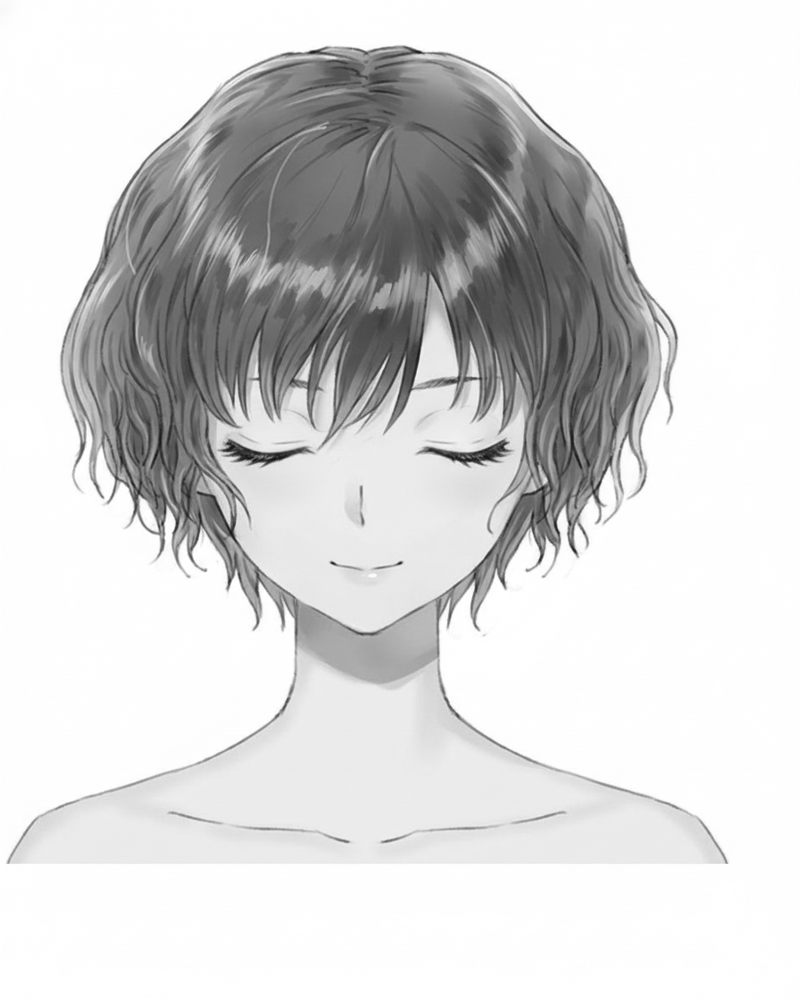
#> input picture views/blink_center.png, 800 x 1000 px
$ python -i clawra_art.py   (imports and definitions only)
#> lines starting #> are read from the running program, lines starting #| are printed output that depends on the picture
#!/usr/bin/env python3
"""
clawra_art.py - Draw Clawra in your terminal

Usage:
    python clawra_art.py              # Full display (banner + character + info)
    python clawra_art.py --banner     # Logo banner only
    python clawra_art.py --character  # ASCII character art only
    python clawra_art.py --image      # High-quality image conversion (requires Pillow)
    python clawra_art.py --image -w 60  # Custom width for image mode
    python clawra_art.py --pixel      # Pixel art version using half-blocks
    python clawra_art.py --all        # Show everything

Requires: Python 3.6+
Optional: Pillow (pip install Pillow) for --image mode
"""

import sys
import os
import shutil
import argparse
import tempfile
import urllib.request

# ─── ANSI Helpers ────────────────────────────────────────────

RST  = "\033[0m"
BOLD = "\033[1m"
DIM  = "\033[2m"

def fg(r, g, b):
    return f"\033[38;2;{r};{g};{b}m"

def bg(r, g, b):
    return f"\033[48;2;{r};{g};{b}m"

# ─── Color Palette ───────────────────────────────────────────

PINK    = fg(255, 100, 150)
LPINK   = fg(255, 180, 200)
BLUE    = fg(130, 190, 255)
HAIR    = fg(45, 35, 28)
SKIN    = fg(255, 218, 185)
WHITE   = fg(255, 255, 255)
GRAY    = fg(130, 130, 130)
DGRAY   = fg(80, 80, 80)
RED     = fg(255, 80, 100)
CREAM   = fg(250, 245, 238)
EYE_D   = fg(50, 38, 30)
BLUSH   = fg(255, 180, 175)

# ─── Logo Banner ─────────────────────────────────────────────

# [53 lines left out: functions banner, character_art, not called in this run]

# ─── Pixel Art (half-block rendering) ───────────────────────

# Palette for pixel art: char → (R, G, B)
PIXEL_PALETTE = {
    '.': None,                     # transparent
    'H': (40, 32, 25),            # hair dark
    'h': (70, 55, 45),            # hair highlight
    'S': (255, 215, 180),         # skin
    's': (240, 198, 165),         # skin shadow
    'E': (45, 33, 26),            # eye dark
    'W': (255, 255, 255),         # white (eye)
    'w': (220, 230, 255),         # eye highlight
    'B': (255, 178, 172),         # blush
    'M': (235, 108, 128),         # mouth
    'L': (220, 85, 105),          # lip dark
    'C': (248, 244, 240),         # clothing
    'D': (75, 75, 80),            # clothing dark
    'P': (255, 175, 195),         # ear pink
    'N': (245, 200, 175),         # nose
    'K': (255, 255, 255),         # teeth
}

# 26 wide × 34 tall pixel grid  →  26 chars × 17 terminal lines
# Cute chibi girl with cat ears and long dark hair
PIXEL_ROWS = [
    #0         1         2
    #0123456789012345678901234 5
    "......H............H......",  # 0   ear tips
    ".....HH............HH.....",  # 1
    "....HPH............HPH....",  # 2
    "...HPPH............HPPH...",  # 3
    "..HPPHHHHHHHHHHHHHHHPPH...",  # 4   ears meet head
    ".HHHHHHHHHHHHHHHHHHHHHHHH..",  # 5   hair dome
    ".HHHHhHHHHHHHHHHhHHHHHH..",  # 6   highlights
    ".HHHHHHHHHHHHHHHHHHHHHHHH..",  # 7
    ".HHSSSSSSSSSSSSSSSSSSSSHH..",  # 8   forehead
    ".HHsHHhHHHHHHHHHHhHHsHH..",  # 9   bangs
    ".HHsHhHHhHHHHhHHhHHsHH...",  # 10  bangs detail
    ".HHSSSSSSSSSSSSSSSSSSSSHH..",  # 11  face
    ".HHSS.WWEEE..WWEEE.SSSHH..",  # 12  eyes
    ".HHSS.WWEEE..WWEEE.SSSHH..",  # 13  eyes
    ".HHSS.WwEEE..WwEEE.SSSHH..",  # 14  eye highlight
    ".HHSSS.EEE....EEE.SSSSHH..",  # 15  below eyes
    "..HSSB...........BSSSHH...",  # 16  blush
    "..HSSSSS...N...SSSSHH.....",  # 17  nose
    "..HHSSSS.MMMM.SSSSHH.....",  # 18  mouth
    "..HHSSSS.MKKM.SSSHH......",  # 19  teeth
    "...HHSSSSSSSSSSSSHH.......",  # 20  chin
    "...HHHHSSSSSSSSHHHH.......",  # 21
    "....HHH...SS...HHH........",  # 22  neck
    "....HH..SSSSSS..HH........",  # 23
    "...HHH..CCCCCC..HHH.......",  # 24  clothing top
    "..HHHH..CDCDCD..HHHH......",  # 25  clothing pattern
    ".HHHHH.CCCCCCCC.HHHHH.....",  # 26
    "HHHHHH.CCCCCCCC.HHHHHH....",  # 27
    "HHHHH...........HHHHHHH...",  # 28  hair flowing
    "HHHH.............HHHHHH...",  # 29
    "HHH...............HHHHH...",  # 30
    "HH.................HHHH...",  # 31
]

# [52 lines left out: function render_pixel_art, not called in this run]

# ─── Image-to-Terminal Converter ─────────────────────────────

CLAWRA_IMG_URL = "https://cdn.jsdelivr.net/gh/SumeLabs/clawra@main/assets/clawra.png"

# [59 lines left out: functions download_reference_image, image_to_terminal, not called in this run]

# ─── Braille Art Converter ───────────────────────────────────

def image_to_braille(img_path, width=60):
    """Convert image to braille characters with true color (higher detail)"""
#> called with img_path = 'views/blink_center.png', width = 60
    try:
        from PIL import Image
    except ImportError:
        return None

    img = Image.open(img_path).convert('RGBA')

    # Braille character = 2 wide × 4 tall dots
    pixel_w = width * 2
    aspect_ratio = img.height / img.width
#> aspect_ratio = 1.25
    pixel_h = int(pixel_w * aspect_ratio)
#> pixel_h = 150
    pixel_h = (pixel_h // 4) * 4  # round to multiple of 4
#> pixel_h = 148

    img_resized = img.resize((pixel_w, pixel_h), Image.LANCZOS)
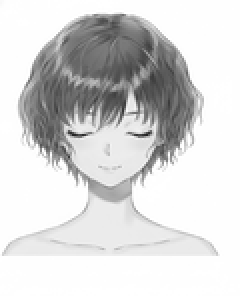
#> img_resized: PIL image 120x148 RGBA (shown 2 times larger); mean R, G, B, A 214.3, 214.3, 214.3, 255
    img_rgb = img_resized.convert('RGB')
    img_gray = img_resized.convert('L')

    rgb_data = list(img_rgb.getdata())
#> rgb_data = 17760 items, first 6: (249, 249, 249), (250, 250, 250), (253, 253, 253), (254, 254, 254), (254, 254, 254), (254, 254, 254)
    gray_data = list(img_gray.getdata())
#> gray_data = 17760 values, max 255 at index 9, min 35 at index 8113, mean 214.3

    # Braille dot positions:  [0] [3]
    #                         [1] [4]
    #                         [2] [5]
    #                         [6] [7]
    dot_map = [
        (0, 0, 0x01), (1, 0, 0x08),
        (0, 1, 0x02), (1, 1, 0x10),
        (0, 2, 0x04), (1, 2, 0x20),
        (0, 3, 0x40), (1, 3, 0x80),
    ]

    threshold = 160
    lines = []

    for by in range(0, pixel_h, 4):
        line = ""
        for bx in range(0, pixel_w, 2):
            code = 0x2800
            r_sum, g_sum, b_sum, count = 0, 0, 0, 0

            for dx, dy, bit in dot_map:
                px, py = bx + dx, by + dy
                if px < pixel_w and py < pixel_h:
                    idx = py * pixel_w + px
                    if gray_data[idx] < threshold:
                        code |= bit
                    r, g, b = rgb_data[idx]
                    r_sum += r
                    g_sum += g
                    b_sum += b
                    count += 1

            if count > 0:
                ar = r_sum // count
                ag = g_sum // count
                ab = b_sum // count
                line += fg(ar, ag, ab) + chr(code)
            else:
                line += " "

        lines.append(line + RST)
#> after the loop, lines = 37 items

    return "\n".join(lines)

# ─── Classic ASCII Art (character density shading) ───────────

# Character ramps: light → dark (for dark terminal backgrounds where text is bright)
ASCII_RAMPS = {
    'simple':  ' .:-=+*#%@',
    'detailed': ' .\'`^",:;Il!i><~+_-?][}{1)(|/tfjrxnuvczXYUJCLQ0OZmwqpdbkhao*#MW&8%B@$',
    'blocks':  ' ░▒▓█',
    'minimal': ' .:░▒▓█',
}

# [186 lines left out: functions image_to_ascii, info_text, main, not called in this run]


# [2 lines not run here, left out]

>>> result = image_to_braille('views/blink_center.png')

$ run again, on views/blink_down_mleft.png
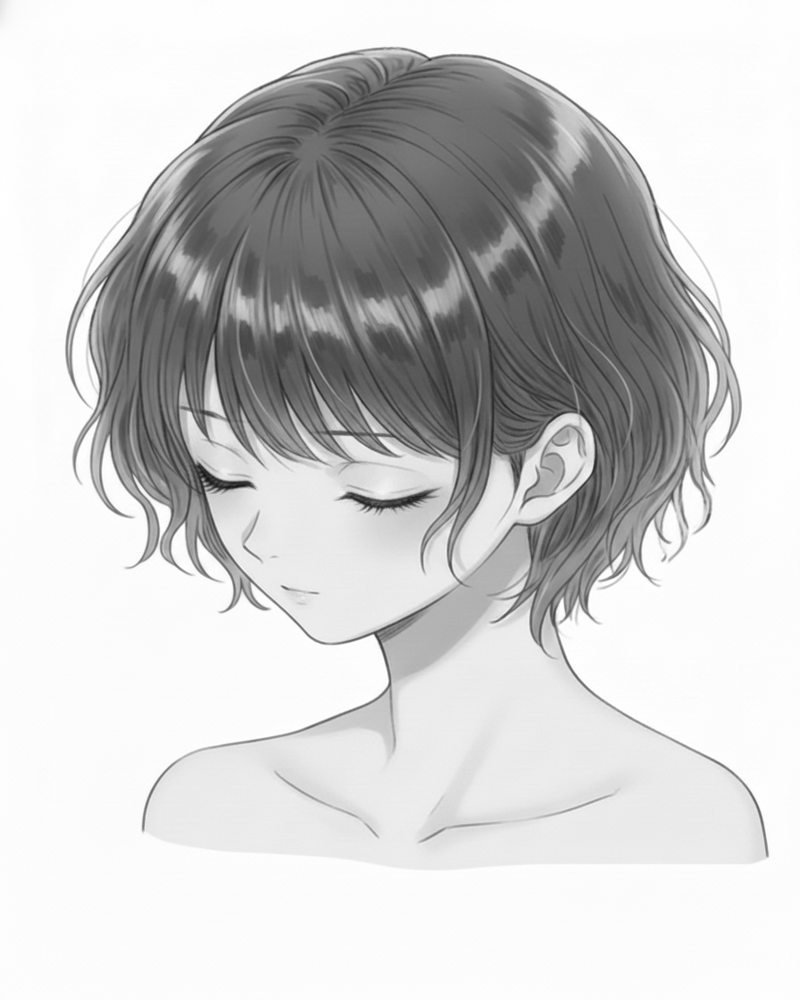
#> input picture views/blink_down_mleft.png, 800 x 1000 px
#> in image_to_braille, `img_resized = img.resize((pixel_w, pixel_h), Image.LANCZOS)`:
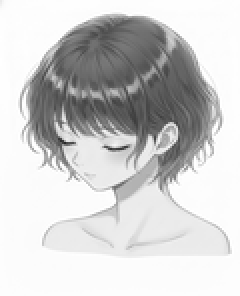
#> img_resized: PIL image 120x148 RGBA (shown 2 times larger); mean R, G, B, A 205.9, 205.9, 205.9, 255
#> rgb_data = 17760 items, first 6: (234, 234, 234), (244, 244, 244), (250, 250, 250), (251, 251, 251), (252, 252, 252), (252, 252, 252)
#> gray_data = 17760 values, max 255 at index 657, min 38 at index 8552, mean 205.9
#> after the loop in image_to_braille, `for by in range(0, pixel_h, 4):`: lines = 37 items

$ run again, on views/blink_down_mright.png
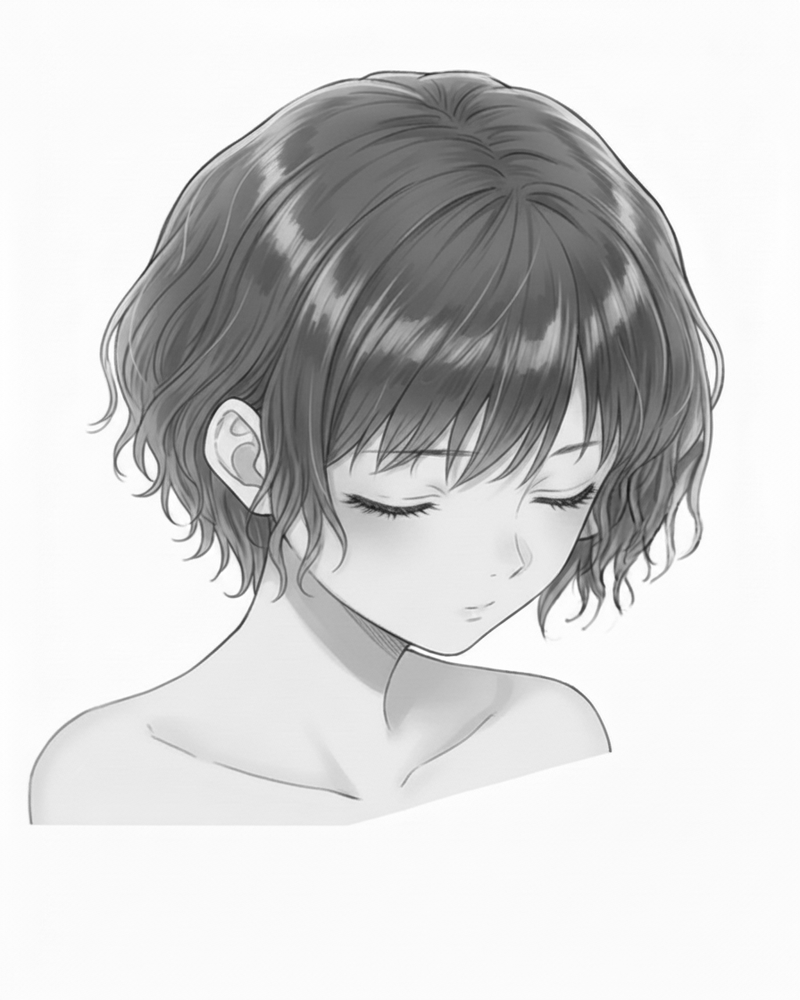
#> input picture views/blink_down_mright.png, 800 x 1000 px
#> in image_to_braille, `img_resized = img.resize((pixel_w, pixel_h), Image.LANCZOS)`:
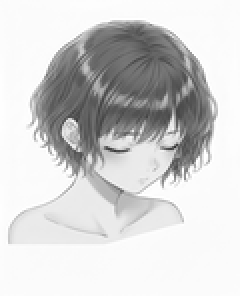
#> img_resized: PIL image 120x148 RGBA (shown 2 times larger); mean R, G, B, A 209.6, 209.6, 209.6, 255
#> rgb_data = 17760 items, first 6: (251, 251, 251), (251, 251, 251), (252, 252, 252), (251, 251, 251), (252, 252, 252), (252, 252, 252)
#> gray_data = 17760 values, max 255 at index 1135, min 51 at index 8847, mean 209.6
#> after the loop in image_to_braille, `for by in range(0, pixel_h, 4):`: lines = 37 items

$ run again, on views/blink_left.png
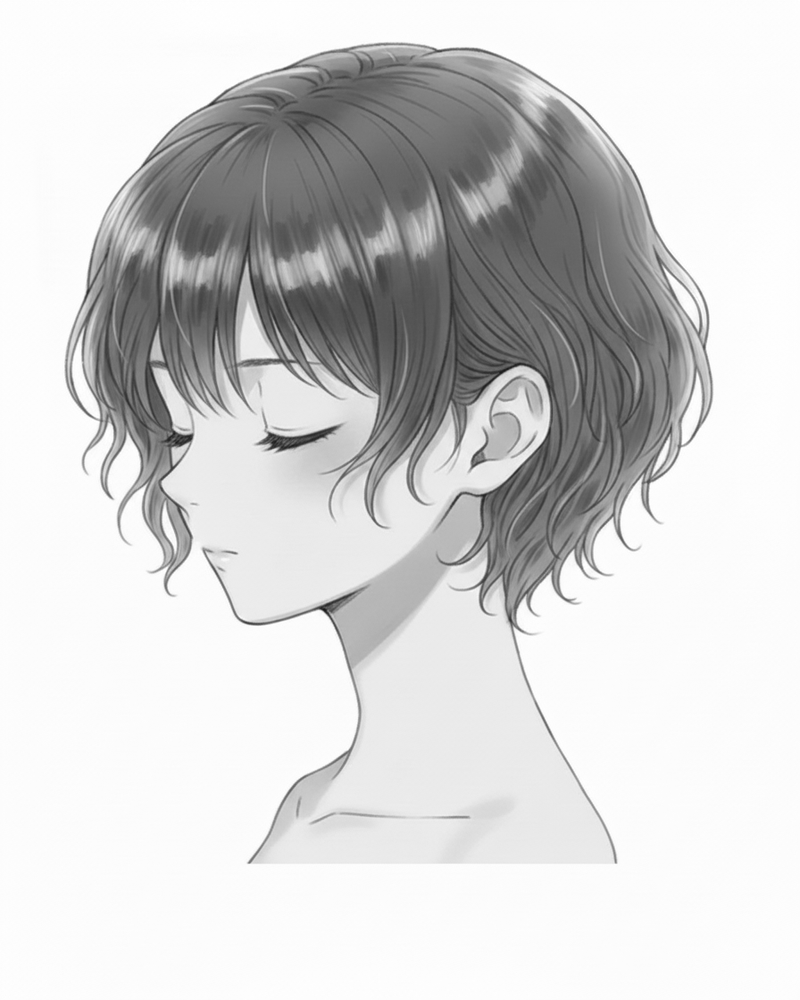
#> input picture views/blink_left.png, 800 x 1000 px
#> in image_to_braille, `img_resized = img.resize((pixel_w, pixel_h), Image.LANCZOS)`:
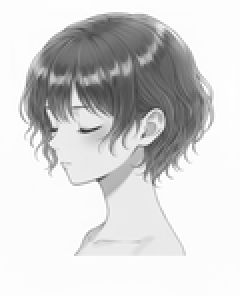
#> img_resized: PIL image 120x148 RGBA (shown 2 times larger); mean R, G, B, A 211.7, 211.7, 211.7, 255
#> rgb_data = 17760 items, first 6: (253, 253, 253), (253, 253, 253), (253, 253, 253), (253, 253, 253), (253, 253, 253), (253, 253, 253)
#> gray_data = 17760 values, max 255 at index 652, min 41 at index 7841, mean 211.7
#> after the loop in image_to_braille, `for by in range(0, pixel_h, 4):`: lines = 37 items
